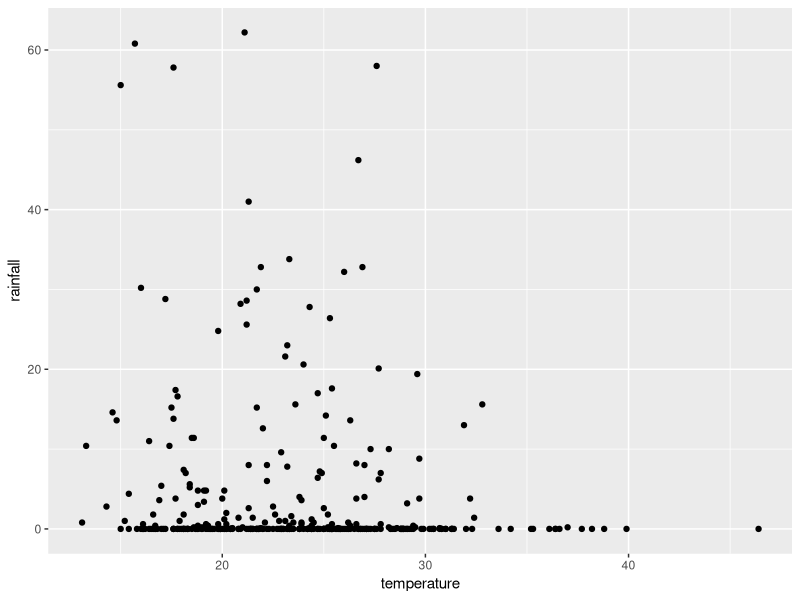
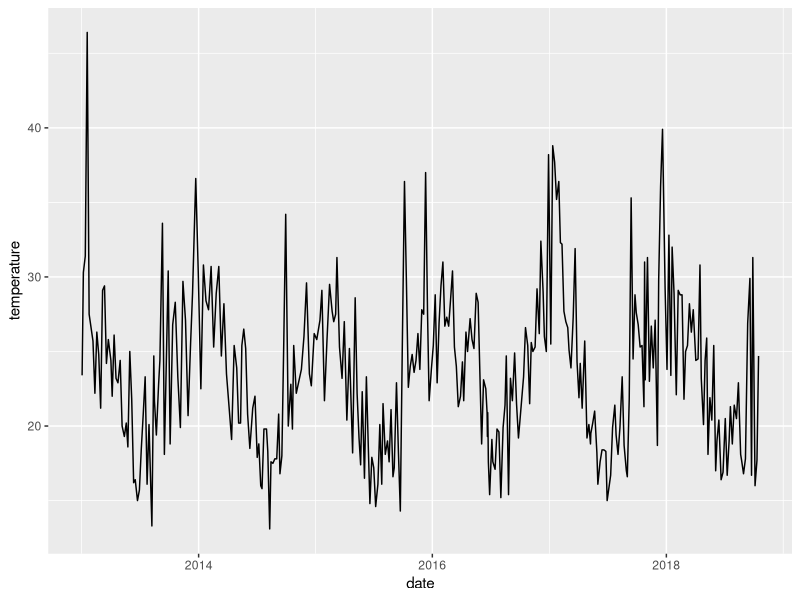
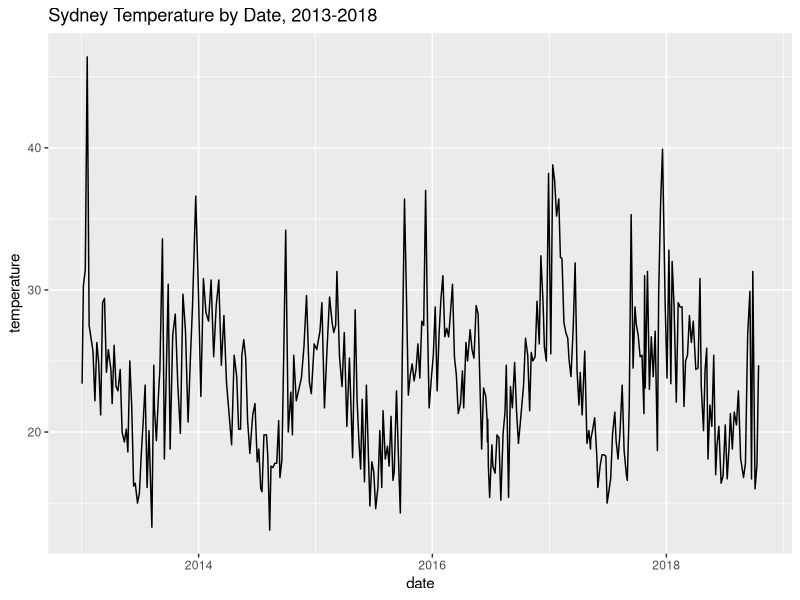

Reproduce these figures in R, in order.
library(tidyverse)
library(here)
beaches <- read_csv(here::here("data","sydneybeaches3.csv"))

# Exercise 1: This is a stripped down version of the plot
# we've used in the slides (p). It is a scatterplot showning
# temperature on the x-axis and rainfall on the y-axis.
# Construct a new plot (q) that draws a line that plots
# temperature as a function of date
p <- ggplot(beaches, aes(temperature, rainfall)) + geom_point()
print(p)


# Solution 1
q <- ggplot(beaches, aes(date, temperature)) + geom_line()
print(q)


# Exercise 2: Add a title to the plot

# Solution 2:
r <- ggplot(beaches, aes(date, temperature)) +
  geom_line() +
  labs(title = "Sydney Temperature by Date, 2013-2018")
print(r)

